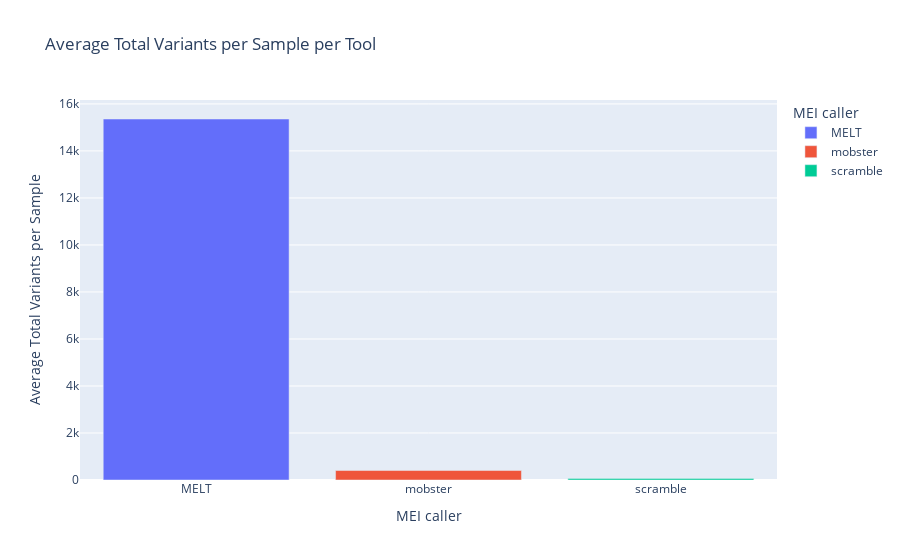

Notebook source saved alongside this figure:
### Code cell
# Average total variants per sample per tool
avg_total_variants = df.groupby('Tool')['Total_variants'].mean().reset_index()

# Plotting Average Total Variants per Sample per Tool
fig6 = px.bar(avg_total_variants, x='Tool', y='Total_variants', title='Average Total Variants per Sample per Tool',
             labels={'Total_variants': 'Average Total Variants per Sample', 'Tool': 'MEI caller'},
             color='Tool')
fig6.show()

### Figure 1 — Plotly figure (JSON) as saved in the notebook; plotly's stock layout.template omitted (floating-point values rounded to 4 significant figures)
{"data": [{"alignmentgroup": "True", "hovertemplate": "MEI caller=%{x}<br>Average Total Variants per Sample=%{y}<extra></extra>", "legendgroup": "MELT", "marker": {"color": "#636efa", "pattern": {"shape": ""}}, "name": "MELT", "offsetgroup": "MELT", "orientation": "v", "showlegend": true, "textposition": "auto", "type": "bar", "x": ["MELT"], "xaxis": "x", "y": [15360.0], "yaxis": "y"}, {"alignmentgroup": "True", "hovertemplate": "MEI caller=%{x}<br>Average Total Variants per Sample=%{y}<extra></extra>", "legendgroup": "mobster", "marker": {"color": "#EF553B", "pattern": {"shape": ""}}, "name": "mobster", "offsetgroup": "mobster", "orientation": "v", "showlegend": true, "textposition": "auto", "type": "bar", "x": ["mobster"], "xaxis": "x", "y": [402.7], "yaxis": "y"}, {"alignmentgroup": "True", "hovertemplate": "MEI caller=%{x}<br>Average Total Variants per Sample=%{y}<extra></extra>", "legendgroup": "scramble", "marker": {"color": "#00cc96", "pattern": {"shape": ""}}, "name": "scramble", "offsetgroup": "scramble", "orientation": "v", "showlegend": true, "textposition": "auto", "type": "bar", "x": ["scramble"], "xaxis": "x", "y": [67.81], "yaxis": "y"}], "layout": {"barmode": "relative", "legend": {"title": {"text": "MEI caller"}, "tracegroupgap": 0}, "title": {"text": "Average Total Variants per Sample per Tool"}, "xaxis": {"anchor": "y", "categoryarray": ["MELT", "mobster", "scramble"], "categoryorder": "array", "domain": [0, 1], "title": {"text": "MEI caller"}}, "yaxis": {"anchor": "x", "domain": [0, 1], "title": {"text": "Average Total Variants per Sample"}}}}
